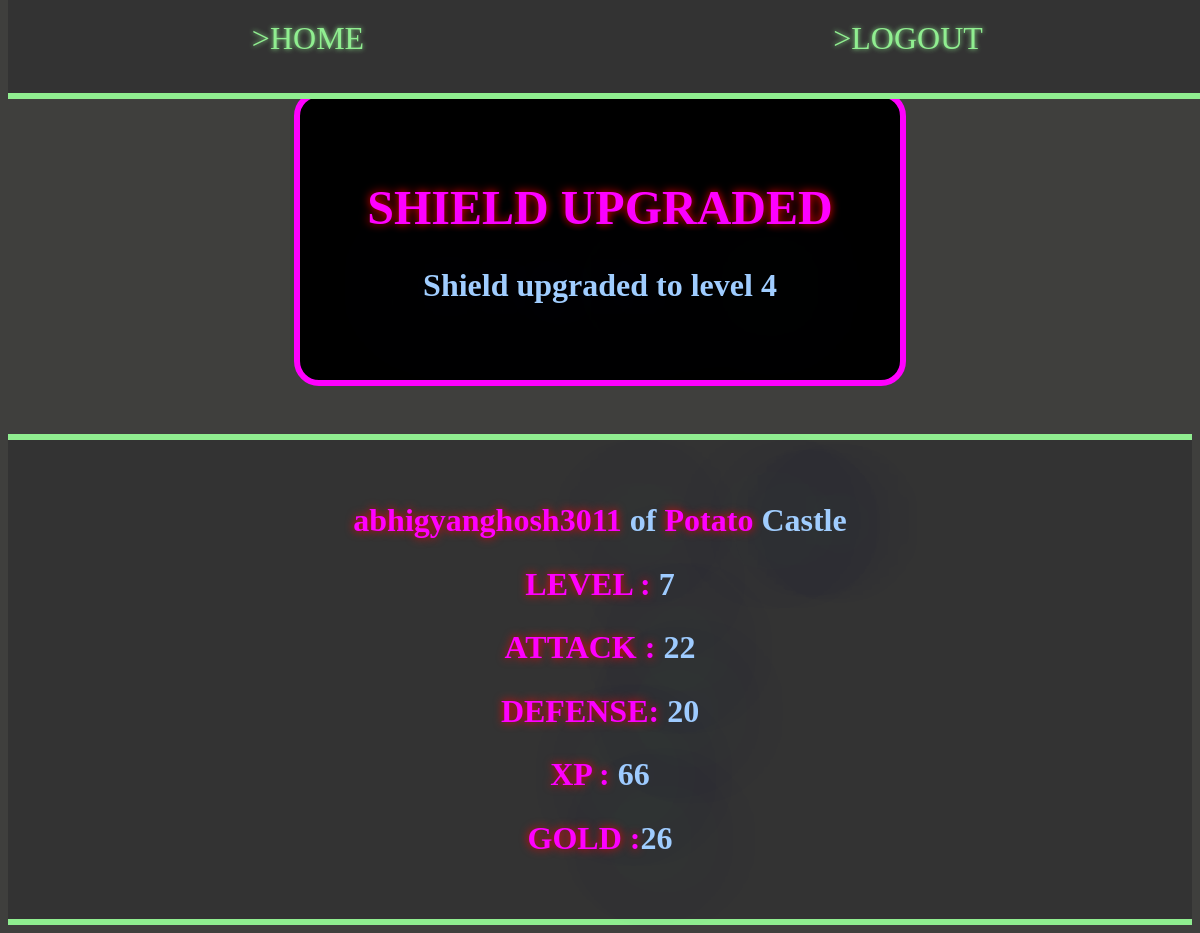
The page /sheild (signed in) on the database its author committed.
### Models.py (models this page shows)
class Player(db.Model):
    __tablename__ = 'player'
    id = db.Column(db.Integer, primary_key=True, autoincrement=True)
    state = db.Column(db.String(20), default='DEFEND')
    username = db.Column(db.String(100),unique=True, nullable=False)
    password = db.Column(db.String)
    email = db.Column(db.String(100), unique=True,
                      nullable=False)
    castle_id = db.Column(db.Integer,db.ForeignKey('castles.id'))
    exp = db.Column(db.Integer, nullable=False, default=0)
    level = db.Column(db.Integer, nullable=False, default=1)
    attack = db.Column(db.Integer, nullable=False, default=0)
    defense = db.Column(db.Integer, nullable=False, default=0)
    gold = db.Column(db.Integer, nullable=False, default=0)
    sword = db.Column(db.Integer, nullable=False, default=1)
    sheild = db.Column(db.Integer, nullable=False, default=1)

class Castles(db.Model):
    __tablename__='castles'
    id = db.Column(db.Integer, primary_key=True, autoincrement=True)
    name = db.Column(db.String(100), nullable=False)
    image = db.Column(db.String(100))
    players = db.relationship('Player',backref='castle',lazy='dynamic')

### Game.py (the view)
@app.route('/sheild')
def sheild():
    try:
        player = Player.query.filter_by(username=session['user']).first()
        if player.gold >= math.pow(2, player.sheild):
            player.gold -= math.pow(2, player.sheild)
            player.sheild += 1
            player.defense += 2*player.sheild
            db.session.commit()
            return render_template('sheild.html', user=player)
        else:
            return render_template('neg.html',user=player)
    except:
        return redirect(url_for('login'))

### Game.py (called while the page is built)
@app.before_request
def before_request():
    g.user = None
    if 'user' in session:
        g.user = session['user']

### templates/sheild.html (shortened to what this page needs)
{% extends "base.html" %}
	{% block head %}
		<link type="text/css" href="{{url_for('static', filename='loginReg.css')}}" rel="stylesheet"></link>
	{% endblock %}
	{% block body %}
		<div class="container">
			<h1 class="P1"><b>SHIELD UPGRADED</b></h1>
			<h2>Shield upgraded to level {{user.sheild}}</h2>
		</div>
	{% endblock %}

### templates/base.html (shortened to what this page needs)
<!DOCTYPE html>
    <head>
        <link rel=stylesheet type=text/css href="{{url_for('static', filename='base.css')}}">
        {% block head %}{% endblock %}
    </head>
    <body>
    <div class="topnav">
      <a class="menu" href="/home">>HOME</a>
      <a class="menu" href="/logout">>LOGOUT</a>
    </div>
    <br><br>
    <div class="content">
            {% block body %}
            {% endblock %}
    </div>
    <footer>
        <br>
        <br>
            <h2><b>{{user.username}}</b> of <b>{{user.castle.name}}</b> Castle</h2>
            <h2><b>LEVEL  : </b>{{user.level}}</h2>
            <h2 id="attack"><b>ATTACK : </b> {{user.attack}}</h2>
            <h2 id="defense"><b>DEFENSE: </b>{{user.defense}}</h2>
            <h2><b>XP     : </b>{{user.exp}}</h2>
            <h2><b>GOLD   :</b>{{user.gold}}</h2>
        <br>
        <br>
    </footer>
    </body>
</html>

### static/base.css (style rules this page uses)
body { font-family: 'Gugi'; background: #21364f; scroll-behavior:smooth; }
.topnav { overflow: hidden; background-color: #333; text-shadow: 0 0 5px #90EE90; color: green; text-align: center; position:fixed; top:0; height:10%; width:100%; margin:0; padding:0; z-index:10; border-bottom: 6px solid #90EE90; }
b { text-shadow: 0 0 5px #FF0000; }
.menu { position:relative; float:left; display: inline-block; color: lightgreen; text-align: center; text-decoration: none; font-size:200%; height:100%; width:50%; padding-top:20px; vertical-align:middle; }
.content { margin:2%; padding:2%; }
footer { background-color: #333; color: red;text-align: center; text-decoration: none; border-top: 6px solid #90EE90; border-bottom: 6px solid #90EE90; }

### static/loginReg.css (style rules this page uses)
body { background:#3f3f3d; }
h1 { color: #a0cdff; text-shadow: 0 0 100px #3e6591 ; font-family: 'Gugi'; font-size: 300%; }
h2 { color: #a0cdff; text-shadow: 0 0 100px #3e6591 ; font-family: 'Gugi'; font-size: 200%; text-align:justify; text-align-last: center; }
b { text-shadow: 0 0 10px #FF0000; color: #FF00FF; }
div { margin: auto; }
.container { text-align: center; border: 6px solid #FF00FF; border-radius: 25px; background: #000; padding: 20px; width: 500px; padding:50px; }
.topnav { overflow: hidden; background-color: #333333; position: fixed; top: 0; margin: 0; width: 100%; }

### rows shown on the page
Player: sheild "4", username "abhigyanghosh3011", level "7", attack "22", defense "20", exp "66", gold "26"
Castles: castle.name "Potato"
